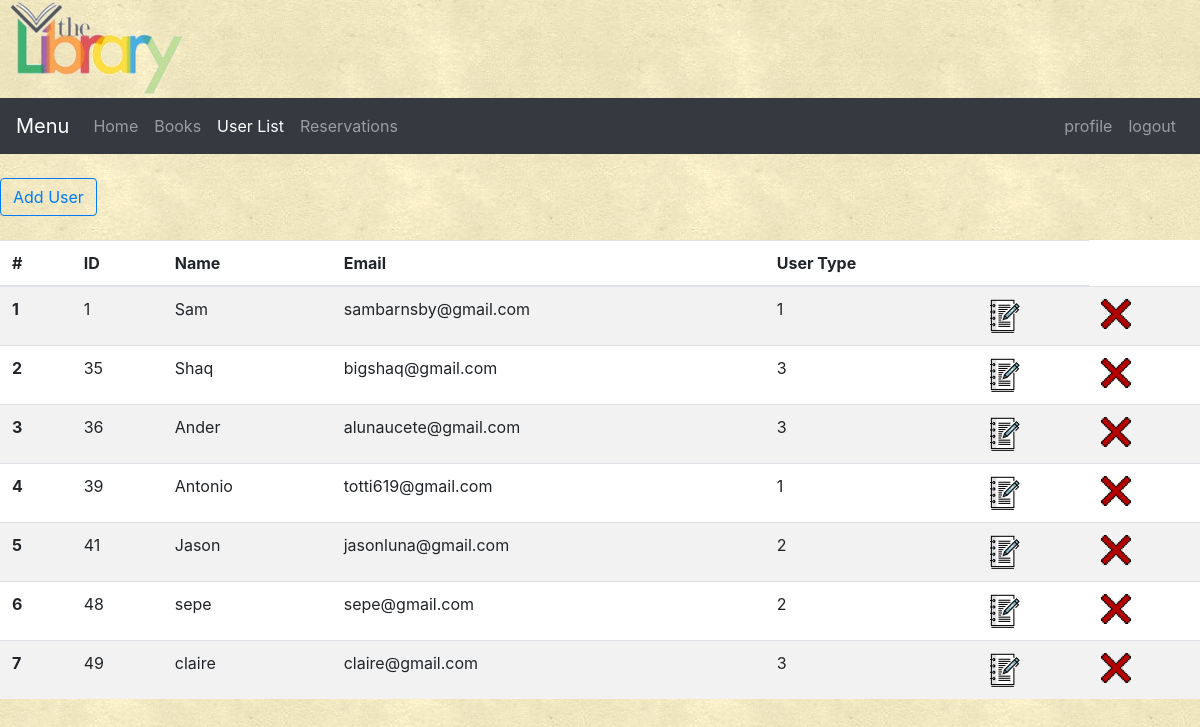
The page /userlist.php (signed in) on the database its author committed.
### tables this page shows
CREATE TABLE `user` (
  `ID` int(5) NOT NULL,
  `Name` varchar(20) NOT NULL,
  `Email` varchar(30) NOT NULL,
  `User_type` int(1) NOT NULL,
  `password` varchar(15) NOT NULL
);

### userlist.php (the view, shortened to what this page needs)
<html>
    <head>
        <link rel="stylesheet" href="https://maxcdn.bootstrapcdn.com/bootstrap/4.0.0-beta/css/bootstrap.min.css">
        <link rel="stylesheet" type="text/css" href="css/index.css">
    </head>
    <body>
        <div>
                <img src="images/smaller_trans.png"/>
            </div>
       <nav class="navbar navbar-expand-lg navbar-light bg-light navbar navbar-dark bg-dark">
              <a class="navbar-brand" href="#">Menu</a>
              <div class="collapse navbar-collapse" id="navbarSupportedContent">
                <ul class="navbar-nav mr-auto">
                  <li class="nav-item">
                    <a class="nav-link" href="index.php">Home</a>
                  </li>
                  <li class="nav-item">
                    <a class="nav-link" href="catalog.php">Books</a>
                  </li>
                  <li class="nav-item">
                    <?php
                            if(isset($_SESSION['login_user']) and (isset($_SESSION['user_type']) and (($_SESSION['user_type']== 1)))) {
                                echo  "<a class=" . '"nav-link active"' .  "href=" . '"userlist.php"' . ">User List</a>";
                            }
                            else if(isset($_SESSION['login_user']) and (isset($_SESSION['user_type']) and (($_SESSION['user_type']== 3)))) {
                            }
                            else if (isset($_SESSION['user_type']) and (($_SESSION['user_type']== 0))) {
                                echo  "<a class=" . '"nav-link"' .  "href=" . '"createaccount.php"' . ">Create Account</a>";
                            }
                        ?>
                  </li>
                <li class="nav-item">
                    <?php
                        if (isset($_SESSION['user_type']) and (($_SESSION['user_type']== 1) or ($_SESSION['user_type']== 2))) {
                            echo  "<a class=" . '"nav-link"' .  "href=" . '"reservations.php"' . ">Reservations</a>";
                        }
                    ?>
                </li>
                </ul>
                <span>
                    <ul class="navbar-nav mr-auto">
                        <?php
                            if(isset($_SESSION['login_user']) and $_SESSION['login_user'] != "") {
                                echo  "<a class=" . '"nav-link"' .  "href=" . '"profile.php"' . ">profile</a>";
                                echo  "<a class=" . '"nav-link"' .  "href=" . '"logout.php"' . ">logout</a>";
                            }
                            else {
                                echo  "<a class=" . '"nav-link"' .  "href=" . '"login.php"' . ">login</a>";
                            }
                        ?>
                    </ul>
                </span>
              </div>
            </nav>
        <br/>
        <?php
            if(isset($_SESSION['user_type']) and (($_SESSION['user_type']== 1) or ($_SESSION['user_type']== 2))) {
                echo "<a href=" . '"add_user.php?id=0"' . "type=" . '"button"' . "class=" . '"btn btn-outline-primary"' . ">" . "Add User" . "</a>";
                }
        ?>
        <br/>
        <br/>
            <div id="mytable">
                <table class="table table-striped">
                  <thead>
                    <tr>
                      <th>#</th>
                      <th>ID</th>
                      <th>Name</th>
                      <th>Email</th>
                      <th>User Type</th>
                      <th></th>
                    </tr>
                  </thead>
                  <tbody>
                        <?php
                            include ("login.inc");
                            $conexion = new mysqli ($mysql_server,$mysql_login,$mysql_pass,$servername);
                            $sentenciaSQL = "SELECT ID, Name, Email, User_type FROM user;";
                            $registros = $conexion->query ($sentenciaSQL);
                            $increment = 1;
                            if(isset($_SESSION['user_type']) and ($_SESSION['user_type']== 1)) {
                                while ($row = $registros->fetch_assoc()){
                                    echo "<tr>";
                                        echo "<th scope=" . '"row"' . ">" . $increment . "</th>";
                                        echo "<td>" . $row['ID'] . "</td>";
                                        echo "<td>" . $row['Name'] . "</td>";
                                        echo "<td>" . $row['Email'] . "</td>";
                                        echo "<td>" . $row['User_type'] . "</td>";
                                        echo "<td>" .  "<a href=" . '"add_user.php?id=' . $row['ID'] . '"' . ">" . "<img src=" . '"images/edit_user.png"' . "/>" . "</a>" . "</td>";
                                        echo "<td>" .  "<a href=" . '"delete.php?type=user&id=' . $row['ID'] . '"' . ">" . "<img src=" . '"images/delete.png"' . "/>" . "</a>" . "</td>";
                                        $increment++;
                                    echo "</tr>";
                                }
                            }
                        ?>
                  </tbody>
                </table>
        </div>
    </body>
</html>

### css/index.css (style rules this page uses)
#mytable { background-color: #ffffff; }

### rows shown on the page
user: ID "1", Name "Sam", Email "sambarnsby@gmail.com", User_type "1"
user: ID "35", Name "Shaq", Email "bigshaq@gmail.com", User_type "3"
user: ID "36", Name "Ander", Email "alunaucete@gmail.com", User_type "3"
user: ID "39", Name "Antonio", Email "totti619@gmail.com", User_type "1"
user: ID "41", Name "Jason", Email "jasonluna@gmail.com", User_type "2"
user: ID "48", Name "sepe", Email "sepe@gmail.com", User_type "2"
user: ID "49", Name "claire", Email "claire@gmail.com", User_type "3"
